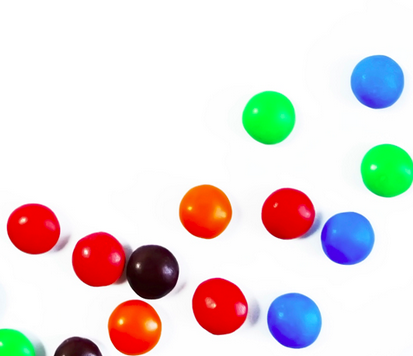
#> input picture Resources/Images/smarties.png, 413 x 356 px, found by its file name
$ python morphological_transformations.py
#> lines starting #> are read from the running program, lines starting #| are printed output that depends on the picture; after the words box and inside, x2 and y2 are one past the last pixel; in counts of white or black regions, pixels touching at a corner belong together
import cv2
import numpy as np
from matplotlib import pyplot as plt

img = cv2.imread("smarties.png", cv2.IMREAD_GRAYSCALE)
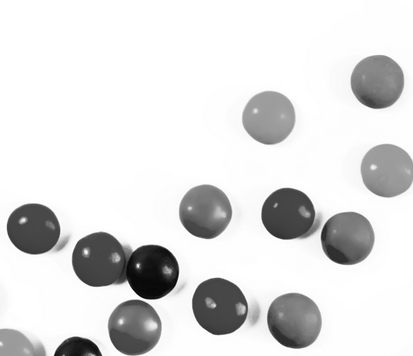
#> img: shape (356, 413); min 4, max 255, mean 222.6
_, mask = cv2.threshold(img, 220, 255, cv2.THRESH_BINARY_INV)
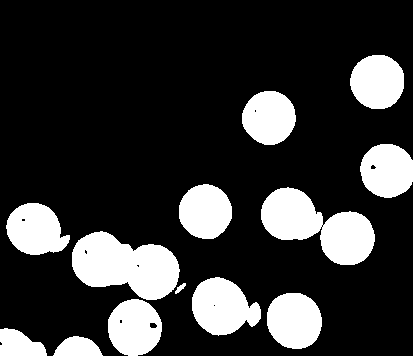
#> mask: shape (356, 413); 20.9% white; 13 white regions, largest, box (x1, y1, x2, y2) and area: (72, 231, 180, 300) 4953, (261, 187, 375, 265) 4823, (192, 277, 261, 336) 2806
kernel = np.ones((2, 2), np.uint8)

dilation = cv2.dilate(mask, kernel, iterations=4)
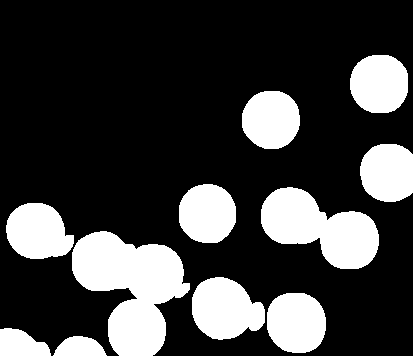
#> dilation: shape (356, 413); 24.6% white; 11 white regions, largest, box (x1, y1, x2, y2) and area: (72, 231, 190, 356) 8601, (261, 187, 379, 269) 5703, (192, 277, 265, 340) 3374
erosion = cv2.erode(mask, kernel, iterations=7)
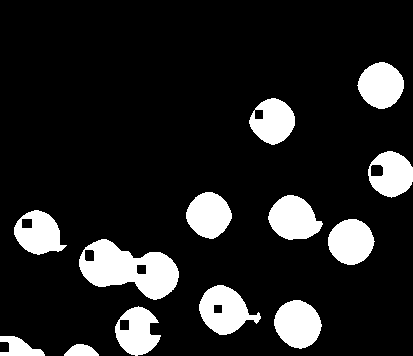
#> erosion: shape (356, 413); 13.9% white; 13 white regions, largest, box (x1, y1, x2, y2) and area: (79, 239, 179, 300) 3520, (199, 285, 261, 335) 1827, (274, 300, 322, 349) 1742
opening = cv2.morphologyEx(mask, cv2.MORPH_OPEN, kernel)
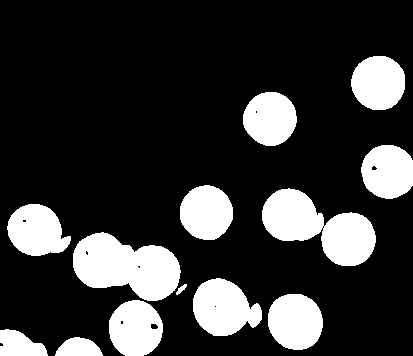
#> opening: shape (356, 413); 20.8% white; 13 white regions, largest, box (x1, y1, x2, y2) and area: (73, 232, 181, 301) 4953, (262, 188, 376, 266) 4823, (193, 278, 262, 336) 2805

titles = ['image', 'mask', 'dilation', 'erosion', 'opening']
images = [img, mask, dilation, erosion, opening]

for i in range(5):
    plt.subplot(2, 3, i + 1)
    plt.imshow(images[i], 'gray')
    plt.title(titles[i])
    plt.xticks([])
    plt.yticks([])
plt.show()

$ run again, with Resources/Images/chessboard.png copied over Resources/Images/smarties.png
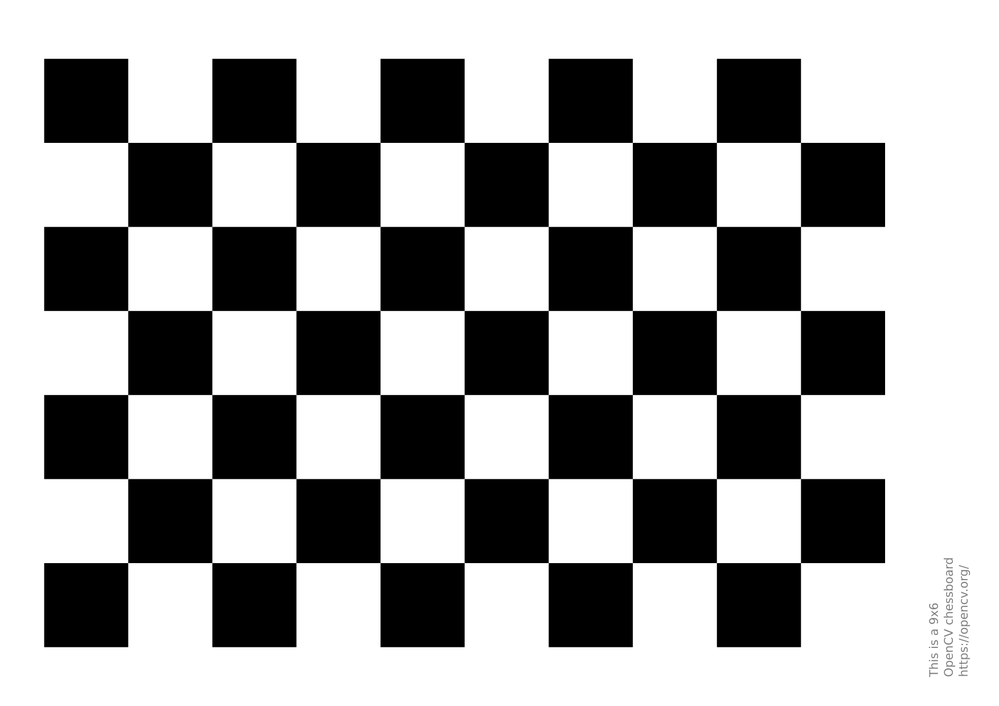
#> input picture Resources/Images/chessboard.png, 999 x 706 px, shrunk from 1754 x 1240 before the run, found by its file name
#> img is the input picture: shape (706, 999); min 0, max 255, mean 165.4
#> `_, mask = cv2.threshold(img, 220, 255, cv2.THRESH_BINARY_INV)`:
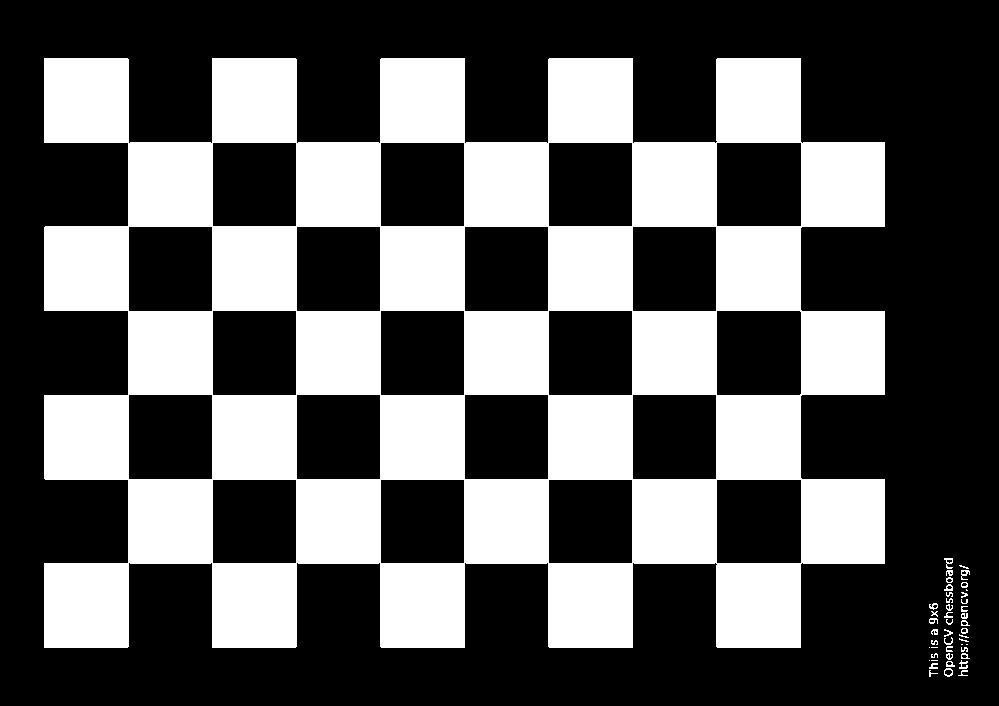
#> mask: shape (706, 999); 35.9% white; 46 white regions (12 under 20 px), largest, box (x1, y1, x2, y2) and area: (44, 58, 885, 648) 252138, (944, 558, 953, 569) 49, (961, 570, 970, 580) 47
#> dilation: shape (706, 999); 39.6% white; 6 white regions, box (x1, y1, x2, y2) and area: (44, 58, 889, 652) 275286, (944, 558, 974, 681) 2801, (929, 653, 942, 681) 320, (929, 603, 942, 628) 307, (929, 640, 942, 652) 141, (931, 629, 942, 639) 106
#> erosion: shape (706, 999); 30.1% white; 35 white regions, largest, box (x1, y1, x2, y2) and area: (219, 233, 297, 311) 6084, (387, 233, 465, 311) 6084, (555, 233, 633, 311) 6084
#> `opening = cv2.morphologyEx(mask, cv2.MORPH_OPEN, kernel)`:
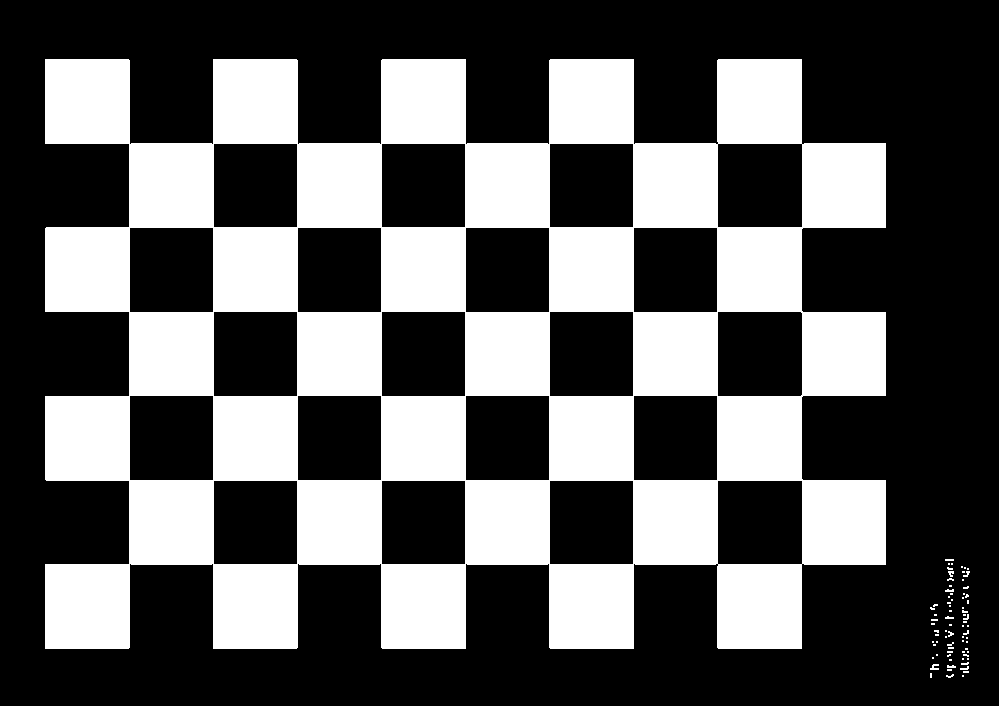
#> opening: shape (706, 999); 35.8% white; 75 white regions (66 under 20 px), largest, box (x1, y1, x2, y2) and area: (45, 59, 886, 649) 252134, (930, 664, 939, 670) 35, (948, 571, 954, 577) 24

$ run again, with Resources/Images/pic1.png copied over Resources/Images/smarties.png
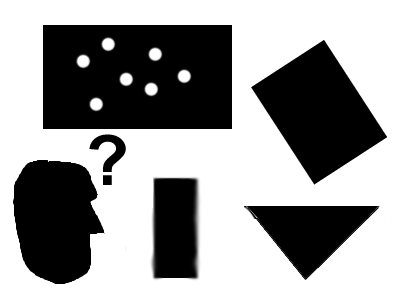
#> input picture Resources/Images/pic1.png, 400 x 300 px, found by its file name
#> `_, mask = cv2.threshold(img, 220, 255, cv2.THRESH_BINARY_INV)`:
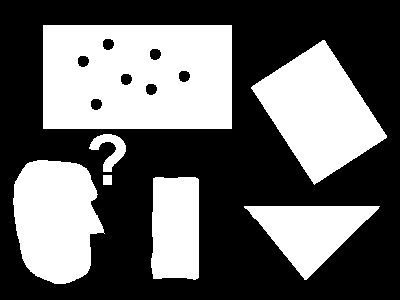
#> mask: shape (300, 400); 40.3% white; 7 white regions, largest, box (x1, y1, x2, y2) and area: (43, 25, 232, 129) 18956, (251, 40, 387, 185) 10234, (13, 160, 105, 284) 8684
#> dilation: shape (300, 400); 45.1% white; 6 white regions, box (x1, y1, x2, y2) and area: (43, 25, 236, 133) 20648, (251, 40, 391, 189) 11374, (13, 160, 109, 288) 9600, (244, 206, 384, 284) 5951, (151, 177, 203, 284) 5337, (89, 134, 130, 189) 1183
#> erosion: shape (300, 400); 32.1% white; 10 white regions (5 under 20 px), largest, box (x1, y1, x2, y2) and area: (50, 32, 232, 129) 15533, (261, 50, 384, 182) 8348, (21, 167, 102, 284) 7180, (257, 213, 374, 277) 3717, (158, 184, 199, 279) 3680
#> `opening = cv2.morphologyEx(mask, cv2.MORPH_OPEN, kernel)`:
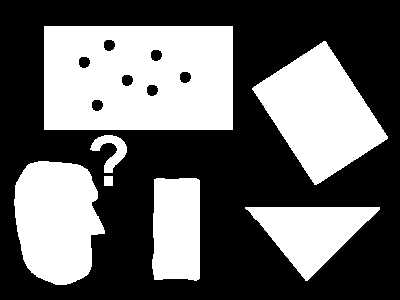
#> opening: shape (300, 400); 40.3% white; 7 white regions, largest, box (x1, y1, x2, y2) and area: (44, 26, 233, 130) 18956, (252, 41, 388, 185) 10233, (14, 161, 105, 285) 8682
